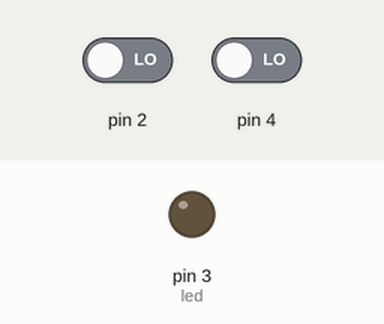
A sketch run on a simulated Arduino Uno, built with avr-gcc and run on an emulated ATmega328P. Parts: output pins drawn as LEDs (lit = HIGH). Inputs (shaded band) come from the test bench; at power-on: pin 2 LOW, pin 4 LOW.

Above: at 1.2 s.
1.3 s: pin 2 driven HIGH
At 2.05 s:
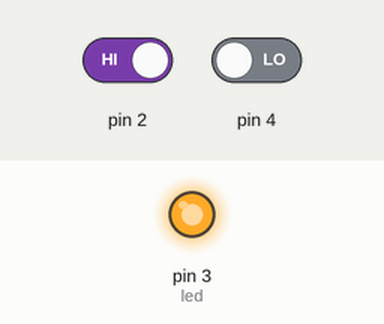
At 4.2 s:
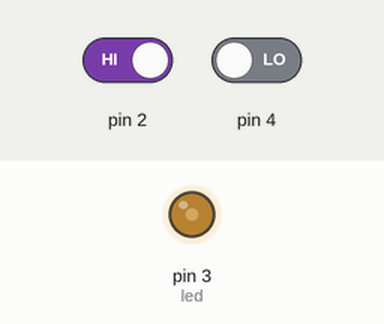
4.3 s: pin 4 driven HIGH
6.1 s: pin 4 driven LOW
9.1 s: pin 2 driven LOW
At 10.3 s:
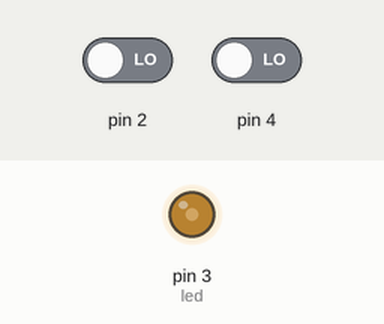
Timing chart, 0 to 11.6 s (numbered marks = the images above; inputs shaded):
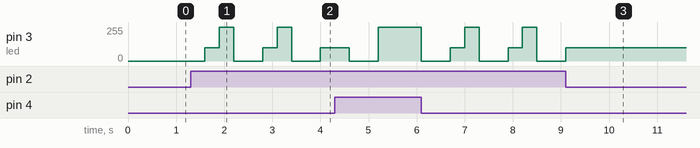

Measured:
- after the input at 1.3 s, pin 3 (led): 0/255 → 100/255 after 0.30 s, → 255/255 0.30 s later, → 0/255 0.30 s later, → 100/255 0.60 s later, … (7 changes in this stretch)
- after the input at 9.1 s, pin 3 (led): goes on until 9.1 s, then stays 100/255

The sketch:

L4_01_stati.ino
```cpp
int led = 3;
int stato = 0;
unsigned long t1 = 0;

void setup() {
  pinMode(2, INPUT);
  pinMode(4, INPUT);
  pinMode(led, OUTPUT);
}

void loop() {
  switch(stato){
    case 0:
      stato_0();
      break;
    case 1:
      stato_1();
      break;
    case 2:
      stato_2();
      break;
    case 3:
      stato_3();
      break;
  }
}

void stato_0(){
  digitalWrite(led, LOW);
  if (digitalRead(2)) {
    delay(300);
    stato = 1;
  }
  if (digitalRead(4)) {
    delay(300);
    stato = 3;
  }
}

void stato_1(){
  analogWrite(led, 100);
  if (digitalRead(2)) {
    delay(300);
    stato = 2;
  }
  if (digitalRead(4)) {
    delay(300);
    stato = 0;
  }
}

void stato_2(){
  digitalWrite(led, HIGH);
  if (digitalRead(2)) {
    delay(300);
    stato = 3;
  }
  if (digitalRead(4)) {
    delay(300);
    stato = 1;
  }
}

void stato_3(){
  if ((millis()-t1) > 500) {
    digitalWrite(led, !digitalRead(led));
    t1 = millis();
  }
  if (digitalRead(2)) {
    delay(300);
    stato = 0;
  }
  if (digitalRead(4)) {
    delay(300);
    stato = 2;
  }
}
```
